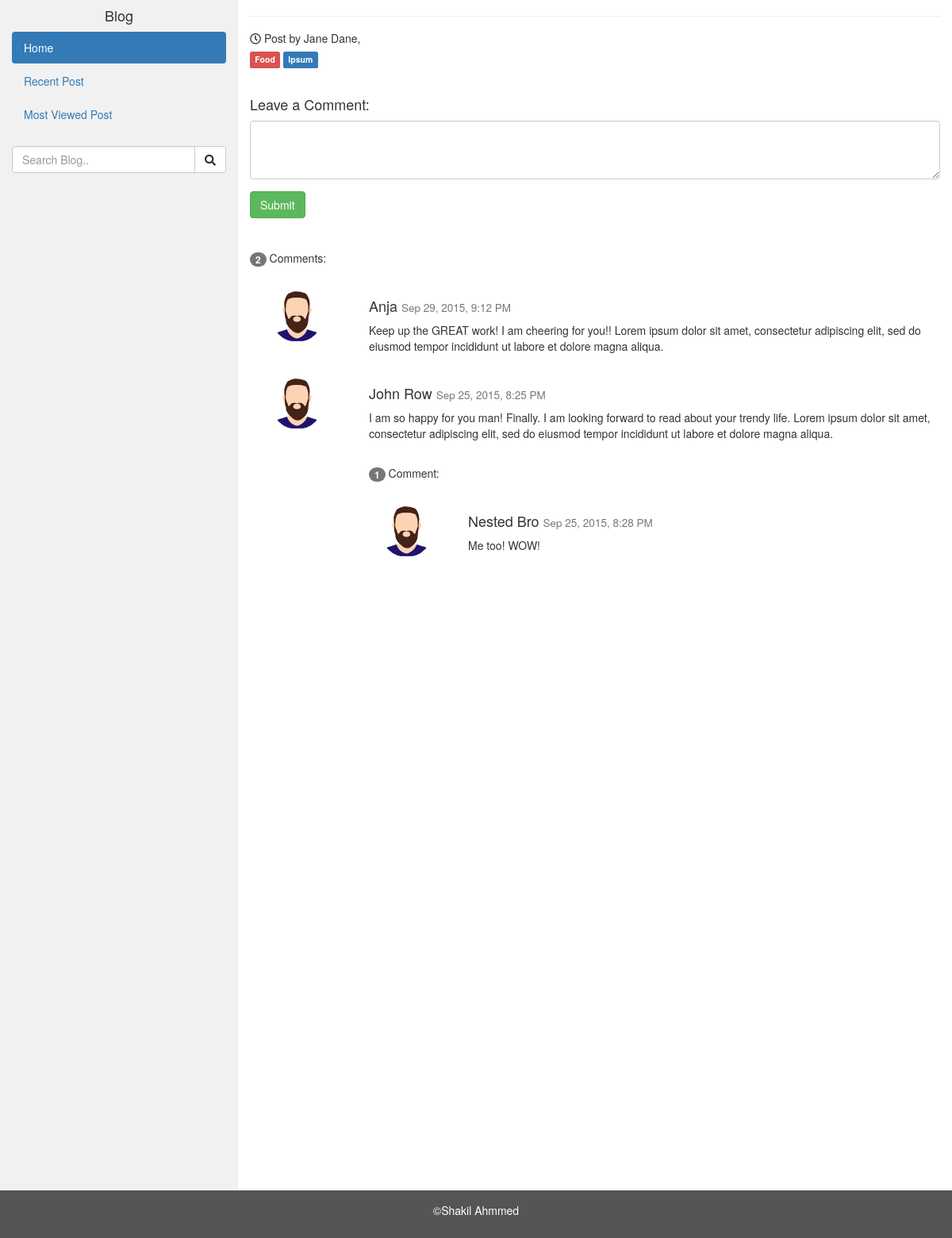
/details/5, run on an earlier commit of the app's database.
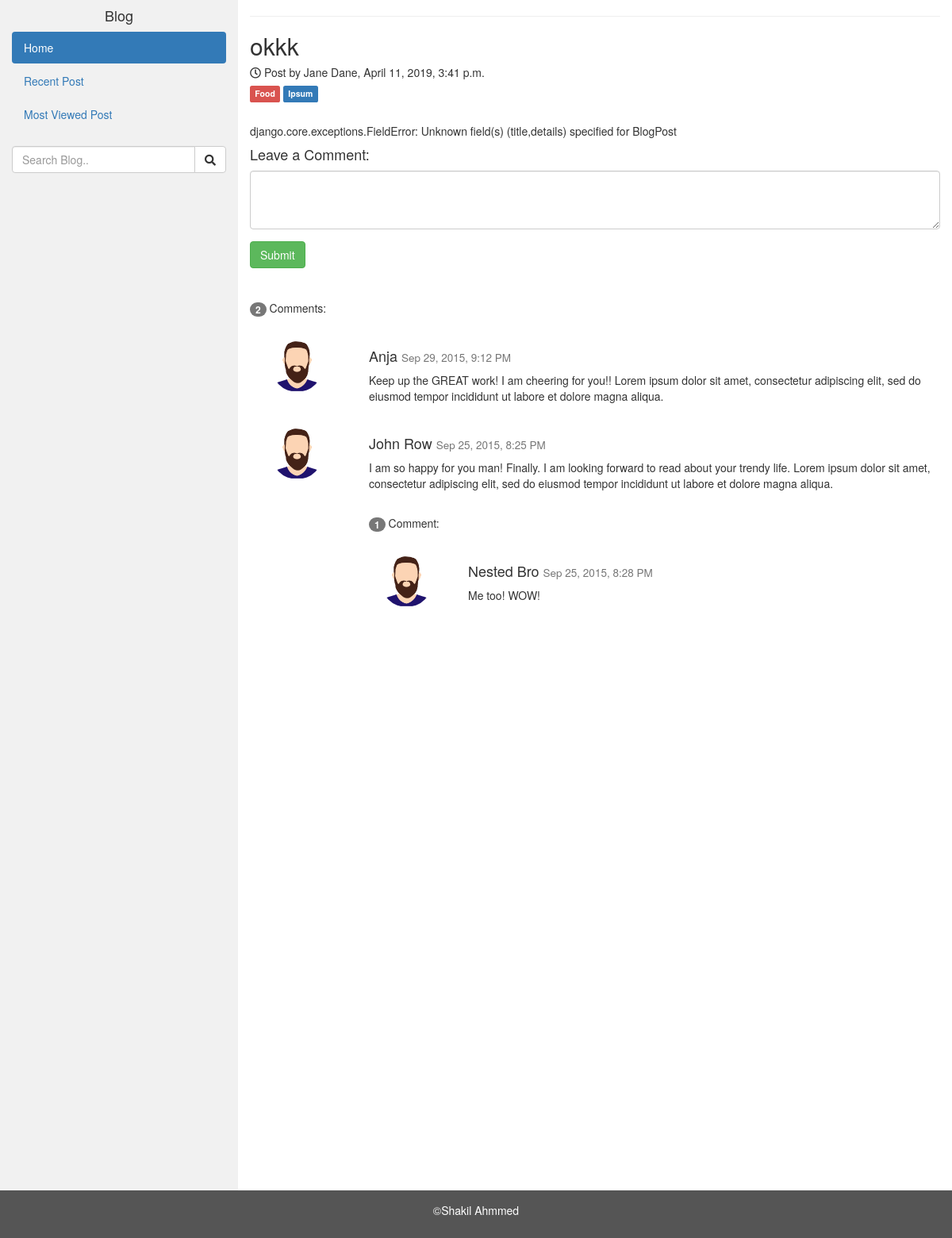
And on a later commit of the database.
### dashboard/models.py (models this page shows, shortened)
class BlogPost(models.Model):
    title = models.CharField(max_length=255)
    details = models.TextField()
    category = models.ForeignKey(Category, on_delete=models.DO_NOTHING, default=1)
    publish_date = models.DateTimeField(auto_now_add=True)
    update_date = models.DateTimeField(auto_now=True)
    status = models.BooleanField(default=0)

### blog/views.py (the view)
# urls.py: path('details/<int:pk>', views.postDetails, name="details"),
def postDetails(request, pk):
    details_post = BlogPost.objects.filter(id=pk)
    context = {
        'details_post': details_post
    }
    return render(request, 'blog/post_details.html',context)

### blog/templates/blog/post_details.html (shortened to what this page needs)
{% extends 'blog/index.html' %}
{% load static %}
{% block maincontent %}
<div class="col-sm-9">
      <hr>
      <h2>{{details_post.first.title}}</h2>
      <h5><span class="text-default"><i class="far fa-clock"></i></span> Post by Jane Dane, {{details_post.first.publish_date}}</h5>
      <h5><span class="label label-danger">Food</span> <span class="label label-primary">Ipsum</span></h5><br>
      <p>
      {{details_post.first.details}}
     </p>
      <h4>Leave a Comment:</h4>
      <form role="form">
        <div class="form-group">
          <textarea class="form-control" rows="3" required></textarea>
        </div>
        <button type="submit" class="btn btn-success">Submit</button>
      </form>
      <br><br>
      <p><span class="badge">2</span> Comments:</p><br>
      <div class="row">
        <div class="col-sm-2 text-center">
          <img src="{% static 'blog/images/image.png' %}" class="img-circle" height="65" width="65" alt="Avatar">
        </div>
        <div class="col-sm-10">
          <h4>Anja <small>Sep 29, 2015, 9:12 PM</small></h4>
          <p>Keep up the GREAT work! I am cheering for you!! Lorem ipsum dolor sit amet, consectetur adipiscing elit, sed do eiusmod tempor incididunt ut labore et dolore magna aliqua.</p>
          <br>
        </div>
        <div class="col-sm-2 text-center">
          <img src="{% static 'blog/images/image.png' %}" class="img-circle" height="65" width="65" alt="Avatar">
        </div>
        <div class="col-sm-10">
          <h4>John Row <small>Sep 25, 2015, 8:25 PM</small></h4>
          <p>I am so happy for you man! Finally. I am looking forward to read about your trendy life. Lorem ipsum dolor sit amet, consectetur adipiscing elit, sed do eiusmod tempor incididunt ut labore et dolore magna aliqua.</p>
          <br>
          <p><span class="badge">1</span> Comment:</p><br>
          <div class="row">
            <div class="col-sm-2 text-center">
              <img src="{% static 'blog/images/image.png' %}" class="img-circle" height="65" width="65" alt="Avatar">
            </div>
            <div class="col-xs-10">
              <h4>Nested Bro <small>Sep 25, 2015, 8:28 PM</small></h4>
              <p>Me too! WOW!</p>
              <br>
            </div>
          </div>
        </div>
      </div>
    </div>
{% endblock maincontent %}

What changed in the data, as far as the page shows it:
added BlogPost: first "okkk", first.publish_date "April 11, 2019, 3:41 p.m.", first.details "django.core.exceptions.FieldError: Unknown field(s) (title,details) specified for BlogPost"
